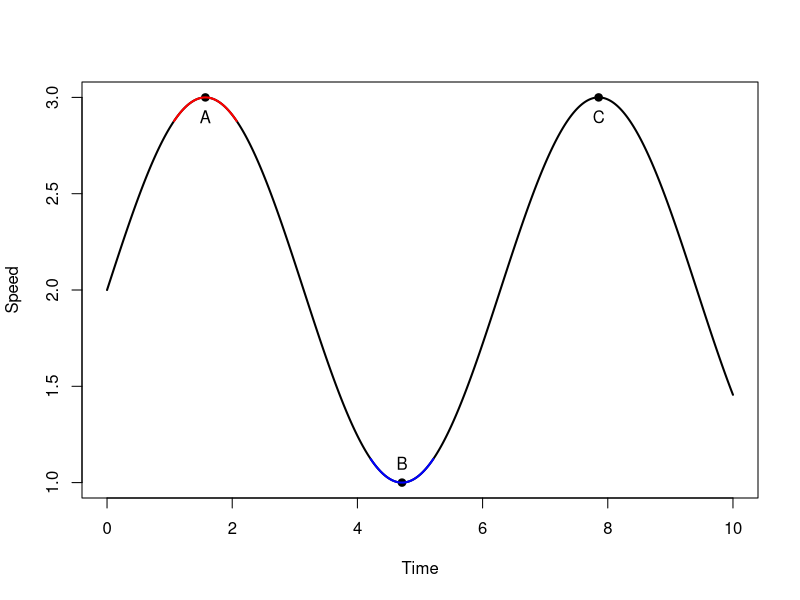

The R source for this figure:
## ---- chunk 1
knitr::opts_chunk$set(echo = FALSE)
options(error = recover)
library(knitr)
library(xtable)
library(data.table)
## ---- chunk 2
FieldDesc <-
  data.table(Field = c("bookingID", "Accuracy", "Bearing", "acceleration_x",
                       "acceleration_y", "acceleration_z", "gyro_x", "gyro_y",
                       "gyro_z", "second", "Speed"),
             Description = c("trip id", "accuracy inferred by GPS in meters",
                             "GPS bearing in degree",
                             "accelerometer reading at x axis (m/s2)",
                             "accelerometer reading at y axis (m/s2)",
                             "accelerometer reading at z axis (m/s2)",
                             "gyroscrope reading in x axis (rad/s)",
                             "gyroscope reading in y axis (rad/s)",
                             "gyroscope reading in z axis (rad/s)",
                             "time of the record by number of seconds",
                             "speed measured by GPS in m/s"))

FieldDesc <- kable(FieldDesc)
print(FieldDesc)

## ---- chunk 3
X <- seq(0, 10, 0.01)
Y <- sin(X) + 2

plot(X, Y, xlab = "Time", ylab = "Speed", type = "l", lwd = 2)
points(pi / 2, sin(pi / 2) + 2, pch = 19)
points(pi / 2, sin(pi / 2) + 2 - 0.1, pch = "A")
points(pi * 1.5, sin(pi * 1.5) + 2, pch = 19)
points(pi * 1.5, sin(pi * 1.5) + 2 + 0.1, pch = "B")
points(pi * 2.5, sin(pi * 2.5) + 2, pch = 19)
points(pi * 2.5, sin(pi * 2.5) + 2 - 0.1, pch = "C")

X2 <- seq(pi * 0.5 - 0.5, pi * 0.5 + 0.5, 0.01)
Y2 <- sin(X2) + 2

lines(X2, Y2, lwd = 2, col = "red")

X3 <- seq(pi * 1.5 - 0.5, pi * 1.5 + 0.5, 0.01)
Y3 <- sin(X3) + 2

lines(X3, Y3, lwd = 2, col = "blue")




